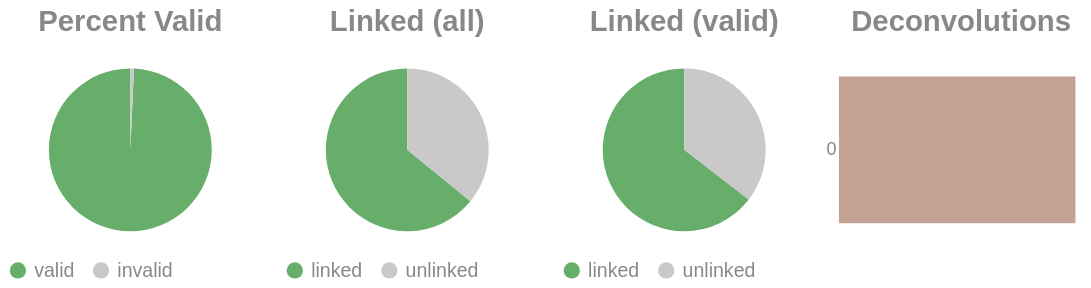

The code cell stored with this chart in its notebook:
### Code cell
if SKIPLR:
    pass
else:
    clash = Counter()
    for i in valids['molecule'].to_list():
        _mol = i.split("-")
        if len(_mol) == 1:
            clash.update('0')
        else:
            clash.update(_mol[-1])

    _d = {"deconvolutions": [], 'count': []}
    for k,v in clash.items():
        _d['deconvolutions'].append(k)
        _d['count'].append(v)

    tot_valid = valids['reads'].sum()
    mask = valids['reads'] >= 2
    n_linked_reads = valids.filter(mask)['reads'].sum()
    if n_linked_reads == 0:
        print_html("No linked molecules (>=2 reads) were detected; skipping linked-only distributions.")
        SKIPLR = True
    else:
        perc_valid = round(tot_valid / n_reads, 4)
        linked_perc_abs = round(n_linked_reads / n_reads, 4)
        linked_perc = round(n_linked_reads / tot_valid, 4)

    _valid = pl.DataFrame({"valids": ['valid', 'invalid'], "count": [tot_valid, n_reads - tot_valid]})
    _linked_abs = pl.DataFrame({"linked (absolute)": ['linked', 'unlinked'], "count": [n_linked_reads, n_reads - n_linked_reads]})
    _linked_rel = pl.DataFrame({"linked (valids)": ['linked', 'unlinked'], "count": [n_linked_reads, tot_valid - n_linked_reads]})

    (
        alt.hconcat(
            piechart(_valid, goodval = 'valid', title = "Percent Valid"),
            piechart(_linked_abs, goodval = "linked", title =  "Linked (all)"),
            piechart(_linked_rel, goodval = "linked", title =  "Linked (valid)"),
            convolutionbar(pl.DataFrame(_d), title = "Deconvolutions"),
            center = True,
            bounds = 'flush'
        )
        .resolve_scale(color='independent')
        .resolve_legend('independent')
        .properties(usermeta={'embedOptions': {"actions": False}})
    ).display()

### Figure 1 — Vega-Lite specification as saved in the notebook (floating-point values rounded to 4 significant figures)
{"width": "container", "height": 400, "config": {"title": {"anchor": "start", "dy": -15, "fontSize": 18, "color": "#888888", "subtitleColor": "#888888", "subtitleFontSize": 14}, "arc": {"fill": "#0072B2"}, "axis": {"domainColor": "#888888", "domainWidth": 0.5, "gridWidth": 0.2, "grid": false, "titleFontWeight": 400, "titleFontSize": 15, "labelFontSize": 11, "labelColor": "#888888", "tickColor": "#888888", "tickWidth": 0.2, "titleColor": "#888888"}, "axisBand": {"grid": false}, "axisX": {"grid": true, "tickSize": 10, "domainCap": "round"}, "axisY": {"domain": false, "grid": true, "tickSize": 0, "domainCap": "round"}, "background": "transparent", "header": {"labelFontSize": 15, "labelColor": "#888888", "titleFontSize": 15, "titleFontWeight": 600, "titleColor": "#888888"}, "legend": {"labelFont": "sans-serif", "labelFontSize": 12, "labelColor": "#888888", "symbolSize": 100, "symbolType": "circle", "titleFontSize": 12, "titlePadding": 10, "titleColor": "#888888", "title": null}, "range": {"category": ["#E69F00", "#56B4E9", "#009E73", "#F0E442", "#0072B2", "#D55E00", "#CC79A7", "#000000"], "diverging": ["#cfe8f3", "#a2d4ec", "#73bfe2", "#46abdb", "#1696d2", "#12719e"]}, "area": {"fill": "#0072B2", "fillOpacity": 0.7, "line": true, "strokeOpacity": 0.7}, "line": {"color": "#0072B2", "stroke": "#0072B2", "strokeWidth": 2}, "trail": {"color": "#0072B2", "stroke": "#0072B2", "strokeWidth": 0, "size": 1}, "point": {"filled": true, "fillOpacity": 1.0, "size": 95}, "text": {"color": "#888888", "fontSize": 11, "align": "right", "fontWeight": 400, "size": 11}, "bar": {"fill": "#0072B2", "stroke": null}, "view": {"stroke": null, "continuousWidth": 660, "continuousHeight": 400}}, "hconcat": [{"data": {"name": "data-c439d90c17bccb8d14ee77f24322d484"}, "mark": {"type": "arc"}, "encoding": {"color": {"field": "valids", "legend": {"orient": "bottom", "title": null}, "scale": {"domain": ["valid", "invalid"], "range": ["#68ae6b", "#C9C9C9"]}, "title": "Valids", "type": "nominal"}, "theta": {"field": "count", "type": "quantitative"}, "tooltip": [{"field": "valids", "title": "Valids", "type": "ordinal"}, {"field": "percent", "format": ".2%", "title": "Percent", "type": "quantitative"}, {"field": "count", "title": "Count", "type": "quantitative"}]}, "height": 100, "title": {"text": "Percent Valid", "align": "center", "anchor": "middle"}, "transform": [{"calculate": "datum.count / 13512764", "as": "percent"}], "width": 150}, {"data": {"name": "data-f1859f57627396896c71fe6aa17fe1e8"}, "mark": {"type": "arc"}, "encoding": {"color": {"field": "linked (absolute)", "legend": {"orient": "bottom", "title": null}, "scale": {"domain": ["linked", "unlinked"], "range": ["#68ae6b", "#C9C9C9"]}, "title": "Linked (Absolute)", "type": "nominal"}, "theta": {"field": "count", "type": "quantitative"}, "tooltip": [{"field": "linked (absolute)", "title": "Linked (Absolute)", "type": "ordinal"}, {"field": "percent", "format": ".2%", "title": "Percent", "type": "quantitative"}, {"field": "count", "title": "Count", "type": "quantitative"}]}, "height": 100, "title": {"text": "Linked (all)", "align": "center", "anchor": "middle"}, "transform": [{"calculate": "datum.count / 13512764", "as": "percent"}], "width": 150}, {"data": {"name": "data-f150d9473b3536639aebff19113b0f0a"}, "mark": {"type": "arc"}, "encoding": {"color": {"field": "linked (valids)", "legend": {"orient": "bottom", "title": null}, "scale": {"domain": ["linked", "unlinked"], "range": ["#68ae6b", "#C9C9C9"]}, "title": "Linked (Valids)", "type": "nominal"}, "theta": {"field": "count", "type": "quantitative"}, "tooltip": [{"field": "linked (valids)", "title": "Linked (Valids)", "type": "ordinal"}, {"field": "percent", "format": ".2%", "title": "Percent", "type": "quantitative"}, {"field": "count", "title": "Count", "type": "quantitative"}]}, "height": 100, "title": {"text": "Linked (valid)", "align": "center", "anchor": "middle"}, "transform": [{"calculate": "datum.count / 13415669", "as": "percent"}], "width": 150}, {"data": {"name": "data-51bffd71f853e01fe60a642c218d7a31"}, "mark": {"type": "bar"}, "encoding": {"color": {"field": "deconvolutions", "legend": null, "scale": {"scheme": "lightgreyred"}, "type": "nominal"}, "tooltip": [{"field": "deconvolutions", "title": "Deconvolutions", "type": "ordinal"}, {"field": "percent", "format": ".2%", "title": "Percent", "type": "quantitative"}, {"field": "count", "title": "Count", "type": "quantitative"}], "x": {"axis": null, "field": "count", "type": "quantitative"}, "y": {"field": "deconvolutions", "sort": "ascending", "title": null, "type": "nominal"}}, "height": 100, "title": {"text": "Deconvolutions", "align": "center", "anchor": "middle"}, "transform": [{"calculate": "datum.count / 6775266", "as": "percent"}], "width": 150}], "bounds": "flush", "center": true, "resolve": {"legend": {"angle": "independent"}, "scale": {"color": "independent"}}, "usermeta": {"embedOptions": {"actions": false}}, "$schema": "https://vega.github.io/schema/vega-lite/v6.1.0.json", "datasets": {"data-c439d90c17bccb8d14ee77f24322d484": [{"valids": "valid", "count": 13415669}, {"valids": "invalid", "count": 97095}], "data-f1859f57627396896c71fe6aa17fe1e8": [{"linked (absolute)": "linked", "count": 8663039}, {"linked (absolute)": "unlinked", "count": 4849725}], "data-f150d9473b3536639aebff19113b0f0a": [{"linked (valids)": "linked", "count": 8663039}, {"linked (valids)": "unlinked", "count": 4752630}], "data-51bffd71f853e01fe60a642c218d7a31": [{"deconvolutions": "0", "count": 6775266}]}}
